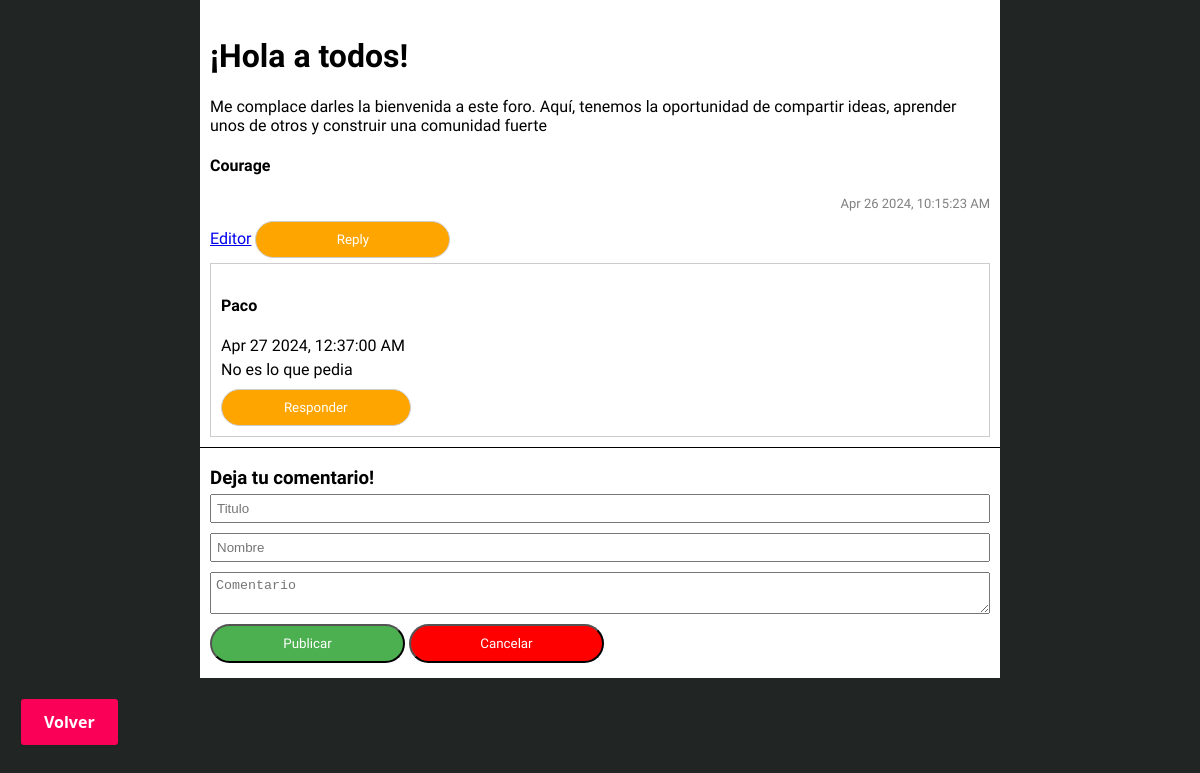
/EDIT_000/index.php, run on the app's committed database.
### tables this page shows
CREATE TABLE `tb_data` (
  `id` int(11) NOT NULL,
  `name` varchar(50) NOT NULL,
  `comment` varchar(150) NOT NULL,
  `date` varchar(50) NOT NULL,
  `reply_id` int(11) NOT NULL,
  `titulo` varchar(255) DEFAULT NULL
);

### EDIT_000/comment.php (the view, shortened to what this page needs)
<div class="comment">
  <h1><?php echo $data['titulo']; ?></h1>
  <p><?php echo $data['comment']; ?></p>
  <h4><?php echo $data['name']; ?></h4>
  <?php $reply_id = $data['id']; ?>
  <p class="date"><?php echo $data['date']; ?></p>
  <?php echo"<a href='editor.php'>Editor<a>"; ?>
  <button class="reply" onclick="reply(<?php echo $reply_id; ?>, '<?php echo $data['name']; ?>');">Reply</button>
  <?php
  $datas = mysqli_query($conn, "SELECT * FROM tb_data WHERE reply_id = $reply_id");
  if (mysqli_num_rows($datas) > 0) {
    foreach ($datas as $data) {
      require 'reply.php';
    }
  }
  ?>
</div>

### EDIT_000/index.php (shortened to what this page needs)
<?php
$conn = mysqli_connect("localhost", "root", "", "fpproject");
?>
<html>
  <head>
    <link rel="stylesheet" href="css/Proyecto.css">
    <link rel="stylesheet" href="css/button/button.css">
  </head>
  <body>
    <div class="container">
      <?php
      $datas = mysqli_query($conn, "SELECT * FROM tb_data WHERE reply_id = 0");
      foreach($datas as $data) {
        require 'comment.php';
      }
      ?>
      <form id = "Formulario" method = "post">
        <h3 id = "title">Deja tu comentario!</h3>
        <input type="text" name="titulo" placeholder="Titulo">
        <input type="text" name="name" placeholder="Nombre">
        <textarea name="comment" placeholder="Comentario"></textarea>
        <button class = "publicar" type="submit" name="submit">Publicar</button>
        <button class = "cancelar" type="" name="cancelar">Cancelar</button>
      </form>
    </div>
    <a href="">
    <button class="button-5" role="button">Volver</button>
    </a>
  </body>
</html>

### EDIT_000/reply.php (shortened to what this page needs)
<div class="reply">
  <h4><?php echo $data['name']; ?></h4>
  <p><?php echo $data['date']; ?></p>
  <p><?php echo $data['comment']; ?></p>
  <?php $reply_id = $data['id']; ?>
  <button class="reply" onclick="responder(<?php echo $reply_id; ?>, '<?php echo $data['name']; ?>');">Responder</button>
</div>

### EDIT_002/css/Proyecto.css (style rules this page uses)
* { box-sizing: border-box; }
html { scroll-behavior: smooth; }
body { font-family: 'Kanit', sans-serif; margin: 0; padding: 0; }

### EDIT_001/css/button/button.css (style rules this page uses)
.button-5 { align-items: center; background-clip: padding-box; background-color: #FA0057; border: 1px solid transparent; border-radius: .25rem; box-shadow: rgba(0, 0, 0, 0.02) 0 1px 3px 0; box-sizing: border-box; color: #fff; cursor: pointer; display: inline-flex; font-family: system-ui,-apple-system,system-ui,"Helvetica Neue",Helvetica,Arial,sans-serif; font-size: 16px; font-weight: 600; justify-content: center; line-height: 1.25; margin: 20px; min-height: 3rem; padding: calc(.875rem - 1px) calc(1.5rem - 1px); position: relative; text-decoration: none; transition: all 250ms; user-select: none; -webkit-user-select: none; touch-action: manipulation; vertical-align: baseline; width: auto; }

### EDIT_000/index.php (style rules this page uses)
.button-5 { align-items: center; background-clip: padding-box; background-color: #FA0057; border: 1px solid transparent; border-radius: .25rem; box-shadow: rgba(0, 0, 0, 0.02) 0 1px 3px 0; box-sizing: border-box; color: #fff; cursor: pointer; display: inline-flex; font-family: system-ui,-apple-system,system-ui,"Helvetica Neue",Helvetica,Arial,sans-serif; font-size: 16px; font-weight: 600; justify-content: center; line-height: 1.25; margin: 20px; min-height: 3rem; padding: calc(.875rem - 1px) calc(1.5rem - 1px); position: relative; text-decoration: none; transition: all 250ms; user-select: none; -webkit-user-select: none; touch-action: manipulation; vertical-align: baseline; width: auto; }
* { box-sizing: border-box; }
html { scroll-behavior: smooth; }
body { font-family: 'Kanit', sans-serif; margin: 0; padding: 0; background: #212523; }
.container { background: white; width: 800px; margin: 0 auto; padding-top: 1px; padding-bottom: 5px; }
.comment, .reply { margin-top: 5px; padding: 10px; border-bottom: 1px solid black; }
.reply { border: 1px solid #ccc; }
p { margin-top: 5px; margin-bottom: 5px; }
form { margin: 10px; }
form h3 { margin-bottom: 5px; }
form input, form textarea { width: 100%; padding: 5px; margin-bottom: 10px; }
form button.publicar, button { background: #4CAF50; color: white; cursor: pointer; font-family: 'Kanit', sans-serif; border-radius:20px; padding: 10px 20px; width: 25%; }
form button.cancelar, button { background: red; font-family: 'Kanit', sans-serif; color: white; cursor: pointer; border-radius:20px; padding: 10px 20px; width: 25%; }
button.reply { background: orange; }

### EDIT_000/comment.php (style rules this page uses)
.date { font-size: small; text-align: end; color: gray; }

### data on the page
tb_data: titulo "¡Hola a todos!", comment "Me complace darles la bienvenida a este foro. Aquí, tenemos la oportunidad de compartir ideas, aprender unos de otros y construir una comunidad fuerte", name "Courage", date "Apr 26 2024, 10:15:23 AM"
tb_data: name "Paco", date "Apr 27 2024, 12:37:00 AM", comment "No es lo que pedia"
